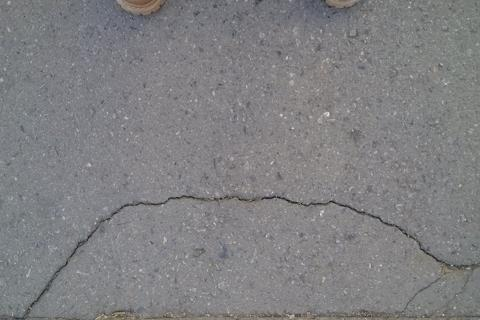
#> input picture folder/BRODA.jpg, 480 x 320 px, found by its file name; its folder holds 5 pictures in this run
$ python Crack_detect.py
#> lines starting #> are read from the running program, lines starting #| are printed output that depends on the picture; after the words box and inside, x2 and y2 are one past the last pixel; in counts of white or black regions, pixels touching at a corner belong together
import cv2 as cv2
import numpy as np
import cv2
import os

folder = "C:\\Users\\rajde\\Desktop\\Sanki ka code\\folder"


def load_images_from_folder(folder):
    images = []
    for filename in os.listdir(folder):
        img = cv2.imread(os.path.join(folder, filename))
        if img is not None:
            images.append(img)
    return images


path = "C:\\Users\\rajde\\Desktop\\Sanki ka code\\folder\\BRODA.jpg"
img = cv2.imread(path, 1)
#> img is the input picture: shape (320, 480, 3); mean B, G, R 130, 127.9, 128.2
# cv2.imshow("crack", img)
# cv2.waitKey(0)
img = cv2.cvtColor(img, cv2.COLOR_BGR2GRAY)
#> img: shape (320, 480)

print(type(img))
#| <class 'numpy.ndarray'>
print(img.dtype)
#| uint8
print(img.shape)
#| (320, 480)
print(img.ndim)
#| 2
print(img.size)
#| 153600

p = 0
q = 0
s = 0

img = cv2.resize(img, (320, 480))
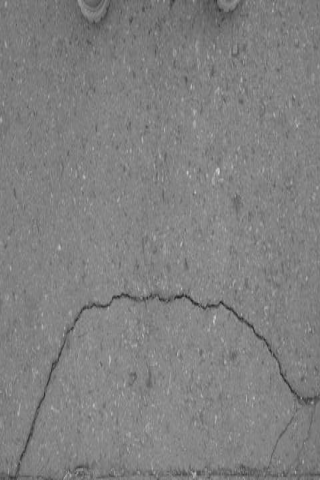
#> img: shape (480, 320); min 35, max 211, mean 128.2

ret1, th1 = cv2.threshold(img, 100, 255, cv2.THRESH_BINARY)
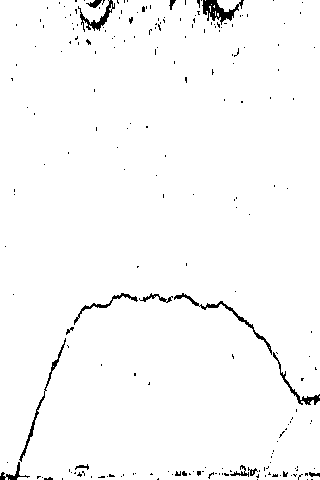
#> th1: shape (480, 320); 97.9% white; 213 black regions (196 under 20 px), largest, box (x1, y1, x2, y2) and area: (202, 0, 244, 25) 433, (174, 293, 272, 355) 369, (19, 338, 66, 462) 312
cv2.imshow('Binary', th1)

canny = cv2.Canny(th1, 190, 190)
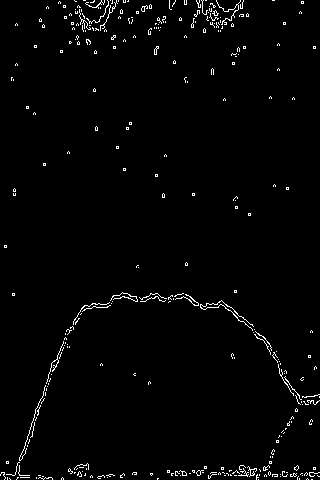
#> canny: shape (480, 320); 1.9% white in thin lines or dots
cv2.imshow('Canny', canny)

kernel = np.ones((5, 5), np.uint8)

dilation = cv2.dilate(canny, kernel, iterations=1)
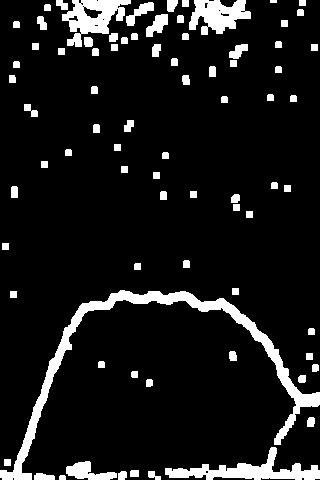
#> dilation: shape (480, 320); 9.9% white; 79 white regions, largest, box (x1, y1, x2, y2) and area: (0, 290, 320, 480) 5026, (165, 447, 320, 480) 1856, (62, 0, 131, 47) 1597
cv2.imshow('Dilation', dilation)

p = 0
q = 0

lines = cv2.HoughLinesP(dilation, 1, 1 * np.pi / 180, 20, 15, 10)
#> lines = 216 rows, first 6: [73, 332, 86, 303], [204, 34, 219, 0], [14, 479, 75, 313], [66, 473, 87, 473], [165, 474, 319, 474], [34, 475, 53, 475]
print(type(lines))
#| <class 'numpy.ndarray'>

for x in range(0, len(lines)):
    for x1, y1, x2, y2 in lines[x]:
        print(x1, y1, x2, y2)
        m = y2 - y1
        print(m)
        if x2 - x1 > 50 and y2 - y1 < 10:
            cv2.line(img, (x1, y1), (x2, y2), (0, 0, 255), 2)
            p = 1
            print(p)
        if y2 - y1 > 50 and x2 - x1 < 10:
            cv2.line(img, (x1, y1), (x2, y2), (0, 0, 255), 2)
            q = 2
            print(q)
        if (y2 - y1) ^ 2 + ((x2 - x1) ^ 2) > 100:
            print("DIAGONAL CRACK")
            s = 3

        else:
            print("no line")
#> this loop made 216 passes
#> (printed output is left out)
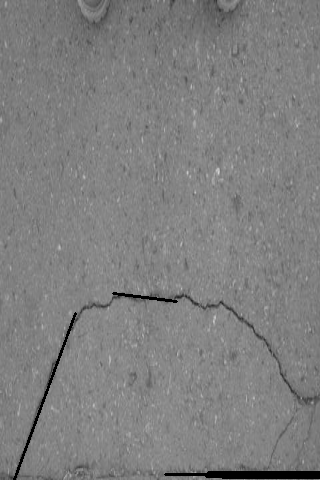
#> img: shape (480, 320); 1.1% of pixels changed, all inside (x1, y1, x2, y2) = (13, 292, 320, 480)

if p == 1 and q == 2:
    print("MAJOR CRACK FOUND")
elif s == 3 and (p == 0 and q == 0):
    print("DIAGONAL CRACK VERIFIED")
else:
    print("NO MAJOR CRACK FOUND")

cv2.imshow('hough', img)
cv2.waitKey(0)
